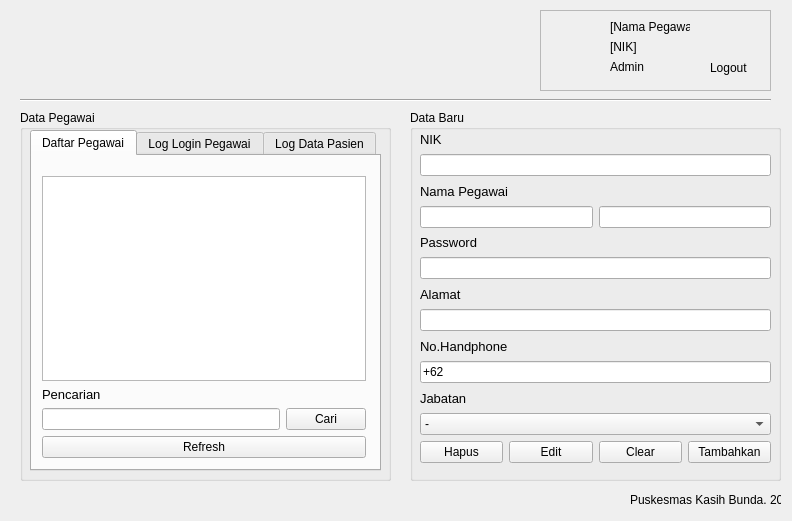
<?xml version="1.0" encoding="UTF-8"?>
<ui version="4.0">
 <class>FormAdmin</class>
 <widget class="QWidget" name="FormAdmin">
  <property name="geometry">
   <rect>
    <x>0</x>
    <y>0</y>
    <width>792</width>
    <height>521</height>
   </rect>
  </property>
  <property name="windowTitle">
   <string>Puskesmas Kasih Bunda</string>
  </property>
  <property name="toolTip">
   <string extracomment="Logout"/>
  </property>
  <property name="toolTipDuration">
   <number>5</number>
  </property>
  <widget class="QLabel" name="label_logo">
   <property name="geometry">
    <rect>
     <x>30</x>
     <y>20</y>
     <width>291</width>
     <height>61</height>
    </rect>
   </property>
   <property name="text">
    <string/>
   </property>
   <property name="pixmap">
    <pixmap>resource/logo.png</pixmap>
   </property>
   <property name="scaledContents">
    <bool>true</bool>
   </property>
  </widget>
  <widget class="QGroupBox" name="groupPegawai">
   <property name="geometry">
    <rect>
     <x>20</x>
     <y>110</y>
     <width>371</width>
     <height>371</height>
    </rect>
   </property>
   <property name="title">
    <string>Data Pegawai</string>
   </property>
   <widget class="QTabWidget" name="tabDataPegawai">
    <property name="geometry">
     <rect>
      <x>10</x>
      <y>20</y>
      <width>351</width>
      <height>341</height>
     </rect>
    </property>
    <property name="currentIndex">
     <number>0</number>
    </property>
    <widget class="QWidget" name="tab">
     <attribute name="title">
      <string>Daftar Pegawai</string>
     </attribute>
     <widget class="QWidget" name="layoutWidget">
      <property name="geometry">
       <rect>
        <x>10</x>
        <y>20</y>
        <width>324</width>
        <height>282</height>
       </rect>
      </property>
      <layout class="QVBoxLayout" name="verticalLayout_5">
       <item>
        <widget class="QTableWidget" name="tablePegawai">
         <attribute name="horizontalHeaderCascadingSectionResizes">
          <bool>true</bool>
         </attribute>
        </widget>
       </item>
       <item>
        <layout class="QVBoxLayout" name="verticalLayout_11">
         <item>
          <layout class="QVBoxLayout" name="verticalLayout">
           <item>
            <widget class="QLabel" name="label_cari">
             <property name="font">
              <font>
               <pointsize>10</pointsize>
              </font>
             </property>
             <property name="text">
              <string>Pencarian</string>
             </property>
            </widget>
           </item>
           <item>
            <layout class="QHBoxLayout" name="horizontalLayout">
             <item>
              <widget class="QLineEdit" name="linePencarian"/>
             </item>
             <item>
              <widget class="QPushButton" name="cariButton">
               <property name="text">
                <string>Cari</string>
               </property>
              </widget>
             </item>
            </layout>
           </item>
          </layout>
         </item>
         <item>
          <layout class="QHBoxLayout" name="horizontalLayout_8">
           <item>
            <widget class="QPushButton" name="refreshButton">
             <property name="text">
              <string>Refresh</string>
             </property>
            </widget>
           </item>
          </layout>
         </item>
        </layout>
       </item>
      </layout>
     </widget>
    </widget>
    <widget class="QWidget" name="tab_2">
     <attribute name="title">
      <string>Log Login Pegawai</string>
     </attribute>
     <widget class="QTableWidget" name="tableLogLogin">
      <property name="geometry">
       <rect>
        <x>10</x>
        <y>10</y>
        <width>325</width>
        <height>295</height>
       </rect>
      </property>
      <property name="columnCount">
       <number>0</number>
      </property>
      <attribute name="horizontalHeaderCascadingSectionResizes">
       <bool>true</bool>
      </attribute>
      <attribute name="horizontalHeaderShowSortIndicator" stdset="0">
       <bool>false</bool>
      </attribute>
      <attribute name="horizontalHeaderStretchLastSection">
       <bool>false</bool>
      </attribute>
     </widget>
    </widget>
    <widget class="QWidget" name="tab_3">
     <attribute name="title">
      <string>Log Data Pasien</string>
     </attribute>
     <widget class="QTableWidget" name="tableLogData">
      <property name="geometry">
       <rect>
        <x>10</x>
        <y>10</y>
        <width>325</width>
        <height>295</height>
       </rect>
      </property>
      <property name="rowCount">
       <number>0</number>
      </property>
      <property name="columnCount">
       <number>0</number>
      </property>
      <attribute name="horizontalHeaderCascadingSectionResizes">
       <bool>true</bool>
      </attribute>
     </widget>
    </widget>
   </widget>
  </widget>
  <widget class="Line" name="line">
   <property name="geometry">
    <rect>
     <x>20</x>
     <y>90</y>
     <width>751</width>
     <height>21</height>
    </rect>
   </property>
   <property name="orientation">
    <enum>Qt::Horizontal</enum>
   </property>
  </widget>
  <widget class="QGroupBox" name="groupBox_2">
   <property name="geometry">
    <rect>
     <x>410</x>
     <y>110</y>
     <width>371</width>
     <height>371</height>
    </rect>
   </property>
   <property name="title">
    <string>Data Baru</string>
   </property>
   <widget class="QWidget" name="">
    <property name="geometry">
     <rect>
      <x>10</x>
      <y>20</y>
      <width>351</width>
      <height>333</height>
     </rect>
    </property>
    <layout class="QVBoxLayout" name="verticalLayout_8">
     <item>
      <layout class="QVBoxLayout" name="verticalLayout_3">
       <item>
        <widget class="QLabel" name="label_nik">
         <property name="font">
          <font>
           <pointsize>10</pointsize>
          </font>
         </property>
         <property name="text">
          <string>NIK</string>
         </property>
        </widget>
       </item>
       <item>
        <layout class="QHBoxLayout" name="horizontalLayout_3">
         <item>
          <widget class="QLineEdit" name="lineNIK"/>
         </item>
        </layout>
       </item>
      </layout>
     </item>
     <item>
      <layout class="QVBoxLayout" name="verticalLayout_2">
       <item>
        <widget class="QLabel" name="label_nama">
         <property name="font">
          <font>
           <pointsize>10</pointsize>
          </font>
         </property>
         <property name="text">
          <string>Nama Pegawai</string>
         </property>
        </widget>
       </item>
       <item>
        <layout class="QHBoxLayout" name="horizontalLayout_2">
         <item>
          <widget class="QLineEdit" name="lineNama"/>
         </item>
         <item>
          <widget class="QLineEdit" name="lineNama_2"/>
         </item>
        </layout>
       </item>
      </layout>
     </item>
     <item>
      <layout class="QVBoxLayout" name="verticalLayout_4">
       <item>
        <widget class="QLabel" name="label_password">
         <property name="font">
          <font>
           <pointsize>10</pointsize>
          </font>
         </property>
         <property name="text">
          <string>Password</string>
         </property>
        </widget>
       </item>
       <item>
        <layout class="QHBoxLayout" name="horizontalLayout_4">
         <item>
          <widget class="QLineEdit" name="line_password"/>
         </item>
        </layout>
       </item>
      </layout>
     </item>
     <item>
      <layout class="QVBoxLayout" name="verticalLayout_7">
       <item>
        <widget class="QLabel" name="label_alamat">
         <property name="font">
          <font>
           <pointsize>10</pointsize>
          </font>
         </property>
         <property name="text">
          <string>Alamat</string>
         </property>
        </widget>
       </item>
       <item>
        <widget class="QLineEdit" name="lineAlamat"/>
       </item>
      </layout>
     </item>
     <item>
      <layout class="QVBoxLayout" name="verticalLayout_10">
       <item>
        <widget class="QLabel" name="label_kontak">
         <property name="font">
          <font>
           <pointsize>10</pointsize>
          </font>
         </property>
         <property name="text">
          <string>No.Handphone</string>
         </property>
        </widget>
       </item>
       <item>
        <widget class="QLineEdit" name="lineKontak">
         <property name="text">
          <string>+62</string>
         </property>
        </widget>
       </item>
      </layout>
     </item>
     <item>
      <layout class="QVBoxLayout" name="verticalLayout_6">
       <item>
        <widget class="QLabel" name="label_jabatan">
         <property name="font">
          <font>
           <pointsize>10</pointsize>
          </font>
         </property>
         <property name="text">
          <string>Jabatan</string>
         </property>
        </widget>
       </item>
       <item>
        <widget class="QComboBox" name="comboBox">
         <item>
          <property name="text">
           <string>-</string>
          </property>
         </item>
         <item>
          <property name="text">
           <string>Admin</string>
          </property>
         </item>
         <item>
          <property name="text">
           <string>Dokter</string>
          </property>
         </item>
         <item>
          <property name="text">
           <string>Karyawan</string>
          </property>
         </item>
        </widget>
       </item>
      </layout>
     </item>
     <item>
      <layout class="QHBoxLayout" name="horizontalLayout_5">
       <item>
        <widget class="QPushButton" name="hapusButton">
         <property name="text">
          <string>Hapus</string>
         </property>
        </widget>
       </item>
       <item>
        <widget class="QPushButton" name="editButton">
         <property name="text">
          <string>Edit</string>
         </property>
        </widget>
       </item>
       <item>
        <widget class="QPushButton" name="pushButton_6">
         <property name="text">
          <string>Clear</string>
         </property>
        </widget>
       </item>
       <item>
        <widget class="QPushButton" name="pushButton_3">
         <property name="text">
          <string>Tambahkan</string>
         </property>
        </widget>
       </item>
      </layout>
     </item>
    </layout>
   </widget>
  </widget>
  <widget class="QLabel" name="label_12">
   <property name="geometry">
    <rect>
     <x>630</x>
     <y>490</y>
     <width>151</width>
     <height>20</height>
    </rect>
   </property>
   <property name="text">
    <string>Puskesmas Kasih Bunda. 2020</string>
   </property>
  </widget>
  <widget class="QFrame" name="frame">
   <property name="geometry">
    <rect>
     <x>540</x>
     <y>10</y>
     <width>231</width>
     <height>81</height>
    </rect>
   </property>
   <property name="frameShape">
    <enum>QFrame::StyledPanel</enum>
   </property>
   <property name="frameShadow">
    <enum>QFrame::Raised</enum>
   </property>
   <widget class="QLabel" name="label_logout">
    <property name="geometry">
     <rect>
      <x>170</x>
      <y>50</y>
      <width>41</width>
      <height>16</height>
     </rect>
    </property>
    <property name="cursor">
     <cursorShape>PointingHandCursor</cursorShape>
    </property>
    <property name="text">
     <string>Logout</string>
    </property>
   </widget>
   <widget class="QPushButton" name="button_logout">
    <property name="enabled">
     <bool>true</bool>
    </property>
    <property name="geometry">
     <rect>
      <x>170</x>
      <y>10</y>
      <width>41</width>
      <height>41</height>
     </rect>
    </property>
    <property name="cursor">
     <cursorShape>PointingHandCursor</cursorShape>
    </property>
    <property name="toolTip">
     <string extracomment="Logout"/>
    </property>
    <property name="text">
     <string/>
    </property>
    <property name="icon">
     <iconset>
      <normaloff>resource/logout.png</normaloff>resource/logout.png</iconset>
    </property>
    <property name="iconSize">
     <size>
      <width>30</width>
      <height>30</height>
     </size>
    </property>
    <property name="flat">
     <bool>true</bool>
    </property>
   </widget>
   <widget class="QWidget" name="layoutWidget">
    <property name="geometry">
     <rect>
      <x>70</x>
      <y>10</y>
      <width>80</width>
      <height>53</height>
     </rect>
    </property>
    <layout class="QVBoxLayout" name="verticalLayout_14">
     <item>
      <widget class="QLabel" name="label_nama_adm">
       <property name="text">
        <string>[Nama Pegawai]</string>
       </property>
      </widget>
     </item>
     <item>
      <widget class="QLabel" name="label_nik_adm">
       <property name="text">
        <string>[NIK]</string>
       </property>
      </widget>
     </item>
     <item>
      <widget class="QLabel" name="label_14">
       <property name="text">
        <string>Admin</string>
       </property>
      </widget>
     </item>
    </layout>
   </widget>
   <widget class="QLabel" name="label_photo">
    <property name="geometry">
     <rect>
      <x>11</x>
      <y>11</y>
      <width>53</width>
      <height>53</height>
     </rect>
    </property>
    <property name="autoFillBackground">
     <bool>true</bool>
    </property>
    <property name="text">
     <string/>
    </property>
    <property name="pixmap">
     <pixmap>resource/photo 64x64.png</pixmap>
    </property>
    <property name="scaledContents">
     <bool>true</bool>
    </property>
    <property name="wordWrap">
     <bool>true</bool>
    </property>
   </widget>
  </widget>
 </widget>
 <resources/>
 <connections/>
</ui>
